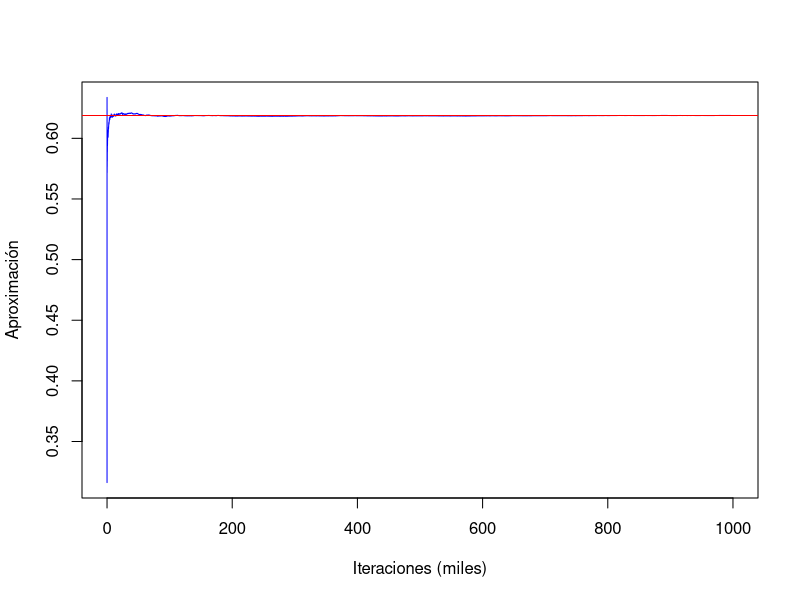
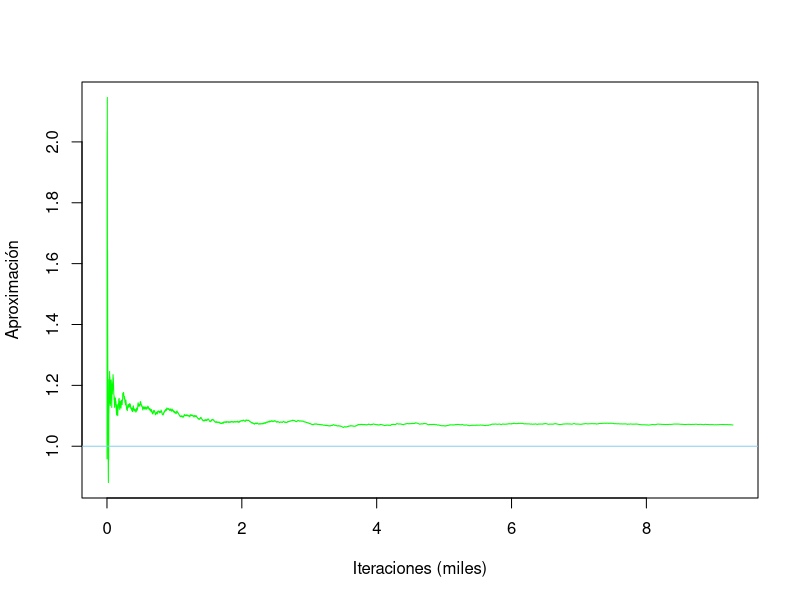
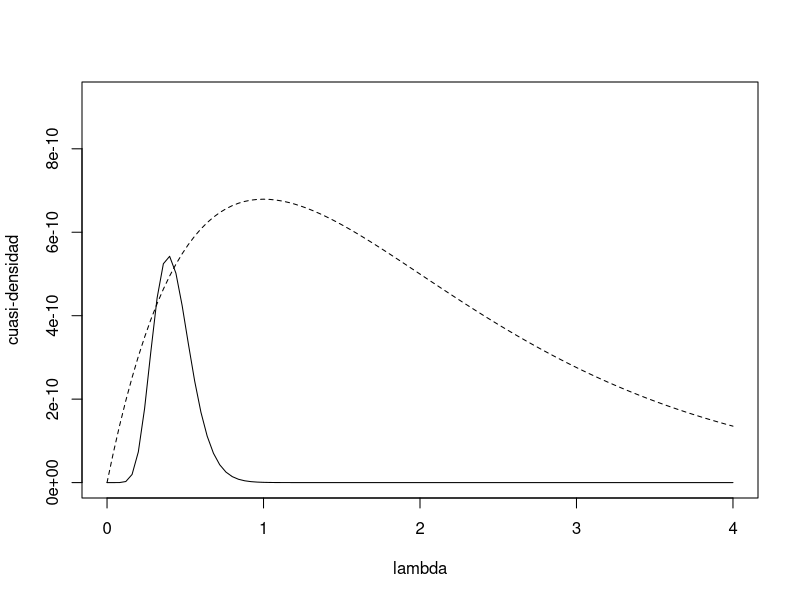
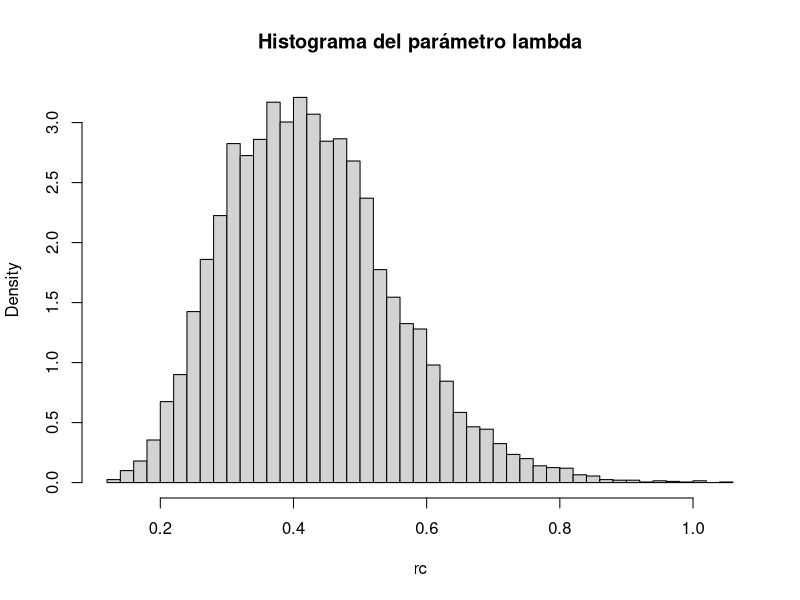
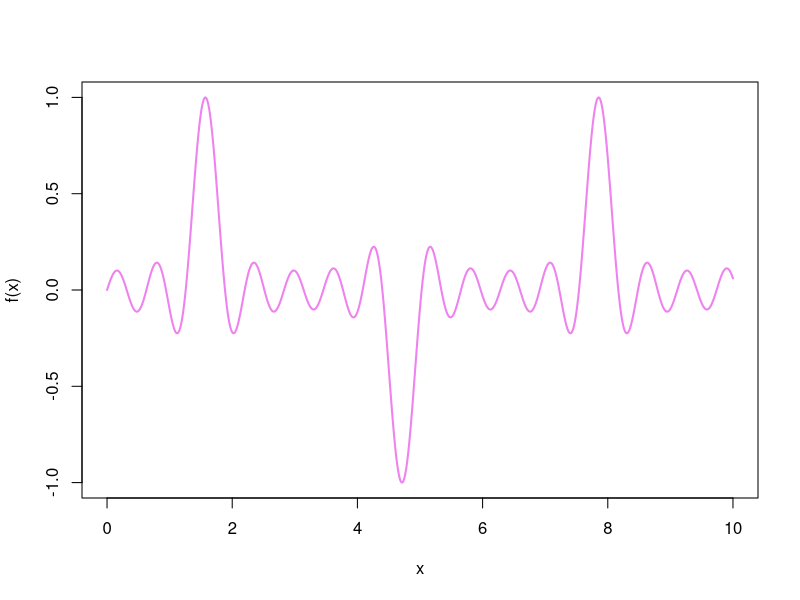
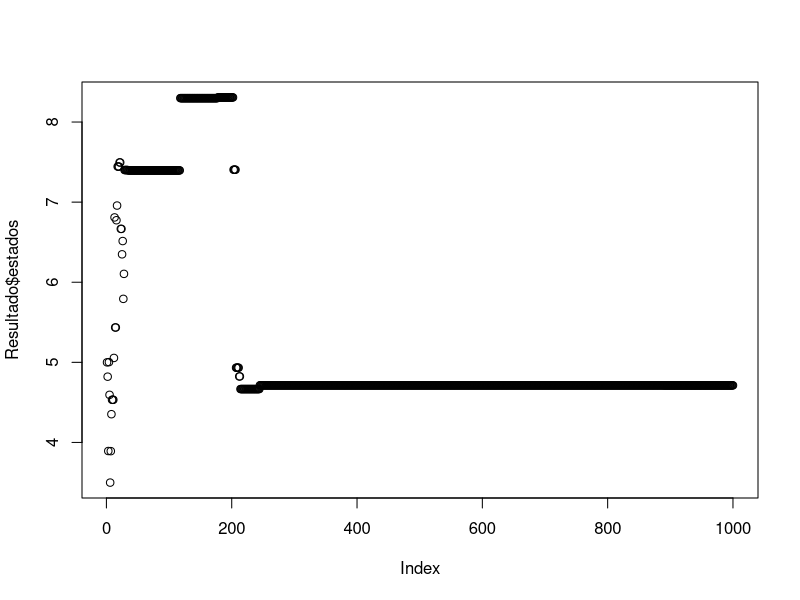
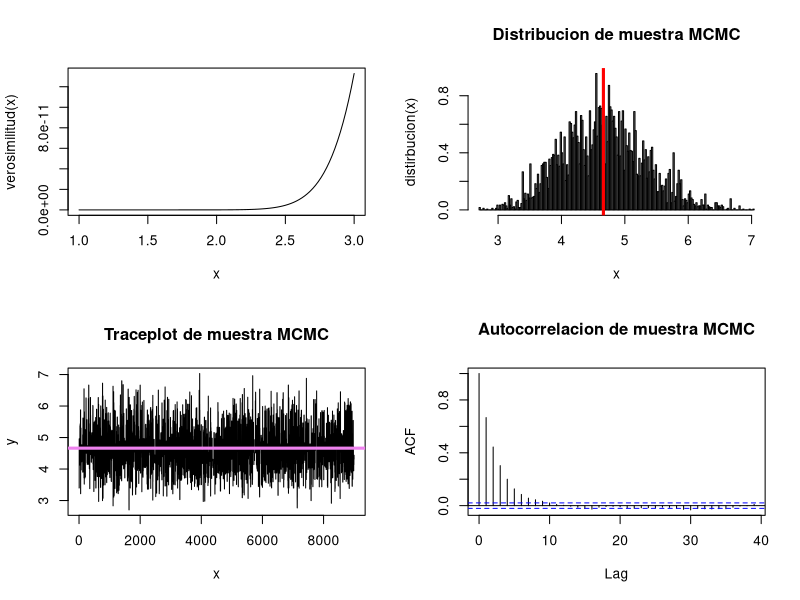
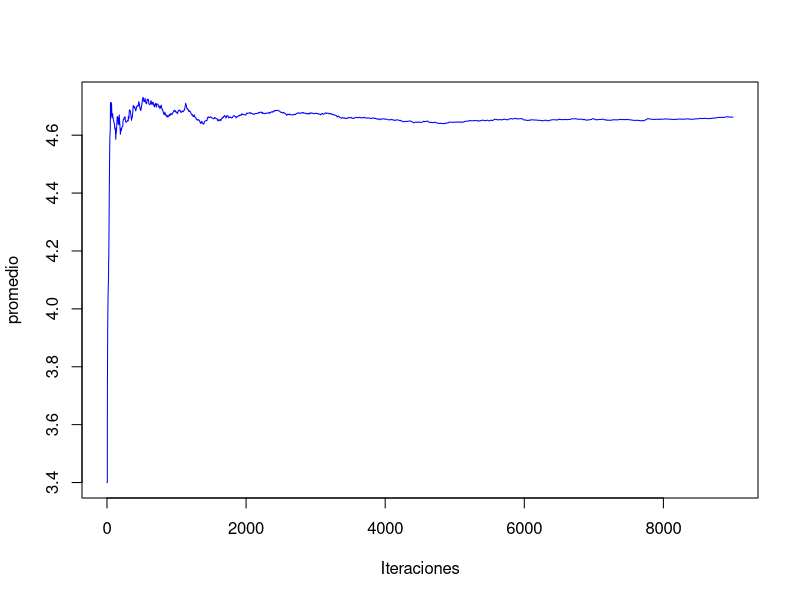

Source code (R) for these figures, in order:
## ---- chunk 1
set.seed(12345)

# Definimos la función a integrar
g <- Vectorize(function(x)
  exp(-x ^ 2) / (1 + x ^ 2))

# Calculamos el valor exacto de la integral
int_exacta <- integrate(g, 0, 1)$value

# Tamaño de la muestra
n <- 10 ^ 6

# Generamos una m.a.s de U[0, 1]
U <- runif(n)

# Calculamos los valores de la función en los valores generados
Y <- g(U)

# Calculamos la aproximación de la integral mediante Monte Carlo
int_aprox <- mean(Y)

# Calculamos el error absoluto entre el valor aproximado y el valor exacto de la integral
error_1 <- abs(int_aprox - int_exacta)

error_1
## ---- chunk 2
prod_acum <- cumsum(Y) / (1:n)

plot(
  (1:n) / 1000,
  prod_acum,
  col = "blue",
  type = "l",
  ylab = "Aproximación",
  xlab = "Iteraciones (miles)"
)

abline(h = integrate(g, 0, 1)$value,
       col = "red",
       lwd = 1)
## ---- chunk 3
lambda <- 1

f_L <- function(L){
  
  return(lambda * exp(-lambda * L))
  
}
## ---- chunk 4
set.seed(54321)

# Número de muestras
n <- 10 ^ 4

# Generamos las muestras de la distribución auxiliar g(L) ~ N(3, 4)
g_L <- rnorm(n, mean = 3, sd = 2)

# Filtramos para asegurarnos de que las muestras sean positivas
g_L <- g_L[g_L > 0]

n <- length(g_L)

# Definimos una función que calcula el valor correspondiente para cada L
f <- Vectorize(function(L)
  (L * f_L(L)) / (dnorm(L, mean = 3, sd = 2)))

# Calculamos los valores de la función en los valores de la muestra
Y <- f(g_L)

# Calculamos la estimación del valor esperado
estimacion <- mean(Y)

# Calculamos el valor esperado exacto
valor_esperado <- 1 / lambda

# Calculamos el error absoluto entre la estimación y el valor esperado
error_2 <- abs(estimacion - valor_esperado)

# Guardamos lo obtenido en una matriz
A <- matrix(c(estimacion, valor_esperado, error_2), ncol = 3)
colnames(A) <- c("Estimación", "Valor real", "Error absoluto")

A
## ---- chunk 5
prod_acum <- cumsum(Y) / (1:n)

plot(
  (1:n) / 1000,
  prod_acum,
  col = "green",
  type = "l",
  ylab = "Aproximación",
  xlab = "Iteraciones (miles)"
)

abline(h = valor_esperado,
       col = "skyblue",
       lwd = 1)
## ---- chunk 6
muestra <- c(2.72, 1.93, 1.76, 0.49, 6.12, 0.43, 4.01, 1.71, 2.01, 5.96)
## ---- chunk 7
lik <- Vectorize(function(lambda)
  prod(dexp(muestra, rate = lambda)))
## ---- chunk 8
# Se maximiza la función
emv <- optimize(lik , int = range(muestra), maximum = TRUE)

# Se extrae la constante c
c <- emv$objective
## ---- chunk 9
f.cuasi <- function(lambda)
  lik(lambda) * dgamma(lambda, shape = 2, scale = 1)
curve(
  c * dgamma(x, shape = 2, scale = 1),
  xlim = c(0, 4),
  ylim = c(0, c / 2),
  lty = 2,
  xlab = "lambda",
  ylab = "cuasi-densidad"
)
curve(f.cuasi, add = TRUE)
## ---- chunk 10
# Cantidad de simulaciones
nsim <- 10 ^ 4

# Muestras correspondientes
U <- runif(nsim)
rc <- rgamma(nsim, shape = 2, scale = 1)

# Núumero de generaciones inicial
ngen <- length(rc)

# Verosimilitud de la muestra de gamma
Ver <- lik(rc)

# Ciclo para realizar las simulaciones requieridas
for (i in 1:nsim) {
  # Ciclo para el algoritmo de aceptación-rechazo
  while ((U[i] * c) > (Ver[i])) {
    U[i] <- runif(1)
    rc[i] <- rgamma(1, shape = 2, scale = 1)
    Ver[i] <- lik(rc[i])
    ngen <- ngen + 1
  }
}
## ---- chunk 11
cat("Lambda estimado = ", mean(rc))
## ---- chunk 12
hist(rc,
     freq = FALSE,
     main = "Histograma del parámetro lambda",
     breaks = "FD")
## ---- chunk 13
{
  cat("Número de generaciones = ", ngen)
  cat("\nNúmero medio de generaciones = ", ngen / nsim)
  cat("\nProporción de rechazos = ", 1 - (nsim / ngen), "\n")
}
## ---- chunk 14
quantile(rc, c(0.005, 0.995))
## ---- chunk 15
f <- function(x) {
  (sin(10 * x)) / (10 * cos(x))
}
## ---- chunk 16
curve(
  f,
  col = "violet",
  lwd = 2,
  from = 0,
  to = 10,
  n = 1000,
  ylab = "f(x)"
)
## ---- chunk 17
resim <- function(f,
                  alpha = 0.5,
                  s0 = 0,
                  niter,
                  mini = -Inf,
                  maxi = Inf) {
  # Valor inicial
  s_n <- s0
  
  # Vector para guardar los estados
  estados <- rep(0, niter)
  
  # Contador de iteraciones
  iter_count <- 0
  
  # Ciclo para encontrar el mínimo
  for (k in 1:niter) {
    # Estado de esta iteración
    estados[k] <- s_n
    
    # Se reduce el T según el número de iteraciones
    t <- (1 - alpha) ^ k
    
    # Nuevo estado para comparar con el actual
    s_new <- rnorm(1, s_n, 1)
    
    # Se acorta el intervalo según los estados
    if (s_new < mini) {
      s_new <- mini
    }
    if (s_new > maxi) {
      s_new <- maxi
    }
    
    # Se define la diferencia de los estados, evaluados en sus funciones
    dif <- f(s_new) - f(s_n)
    
    # Se actualiza el estado según la condición
    if (dif < 0) {
      s_n <- s_new
    }
    else {
      # Número aleatorio para comparar
      random <- runif(1, 0, 1)
      
      # Se compara el aleatorio con p
      if (random < exp(-dif / t)) {
        s_n <- s_new
      }
    }
    
    # Aumenta el contador de iteraciones
    iter_count <- iter_count + 1
  }
  return(list(minimo = s_n, estados = estados))
}
## ---- chunk 18
set.seed(54321)
Resultado <- resim(f, 0.1, 5, 1000, 0, 10)
cat("El mínimo de la función f en [0, 10] es: ", Resultado$minimo)
## ---- chunk 19
plot(Resultado$estados)
## ---- chunk 20
muestra <- c(4, 2, 5, 6, 3, 4, 7, 5, 6, 4)
## ---- chunk 21
verosimilitud <- Vectorize(function(lambda) {
  prod(dpois(muestra, lambda))
})
## ---- chunk 22
simulaciones <- 10 ^ 4
quemados <- 1000 #se usan 1000 dado que es el estandar

# Matriz de resultados
MCMC <- matrix(data = 0, nrow = simulaciones, ncol = 5)
colnames(MCMC) <- c("x", "PIx", "PIy", "Fxy", "Salto")

# Valor inicial de x
x <- runif(1, 0, 10)

for (i in 1:simulaciones) {
  y = rgamma(1, 3, 0.5)
  
  PIx <- verosimilitud(x)
  PIy <- verosimilitud(y)
  
  Kxy = dgamma(x, 3, 0.5)
  Kyx = dgamma(y, 3, 0.5)
  
  Rxy = (PIy * Kyx) / (PIx * Kxy)
  
  Fxy <- runif(1)
  
  MCMC[i, ] <- c(x, PIx, PIy, Fxy, 0)
  
  if (Fxy < Rxy) {
    x <- y
    lsalto <- 1
  } else {
    lsalto <- 0
  }
  MCMC[i, 5] <- lsalto
}

mcmc <- MCMC[(quemados + 1):simulaciones, "x"]

head(mcmc, 25)
## ---- chunk 23
media <- mean(mcmc)
print(media)
## ---- chunk 24
par(mfrow = c(2, 2))
media = mean(mcmc)
curve(verosimilitud(x),
      from = 1,
      to = 3,
      type = "l")
abline(v = media, col = 'red', lwd = 3)
hist(
  mcmc,
  freq = FALSE,
  main = "Distribucion de muestra MCMC",
  xlab = "x",
  ylab = "distirbucion(x)",
  breaks = 200
)
abline(v = media, col = 'red', lwd = 3)
## ---- chunk 25
plot(
  mcmc,
  type = "l",
  xlab = "x",
  ylab = "y",
  main = "Traceplot de muestra MCMC"
)
abline(h = media,
       col = 'violet',
       lwd = 3)
## ---- chunk 26
acf(mcmc, main = "Autocorrelacion de muestra MCMC")
## ---- chunk 27
par(mfrow = c(1, 1))
m = simulaciones - quemados
acumulado <- cumsum(mcmc) / (1:m) # media acumulada
plot(
  1:m,
  acumulado,
  col = "blue",
  type = "l",
  ylab = "promedio",
  xlab = "Iteraciones"
)
## ---- chunk 28
cat("Tasa de aceptacion \n",
    "NumeroSaltos/TotalIteraciones :",
    mean(MCMC[, "Salto"]),
    "\n")
